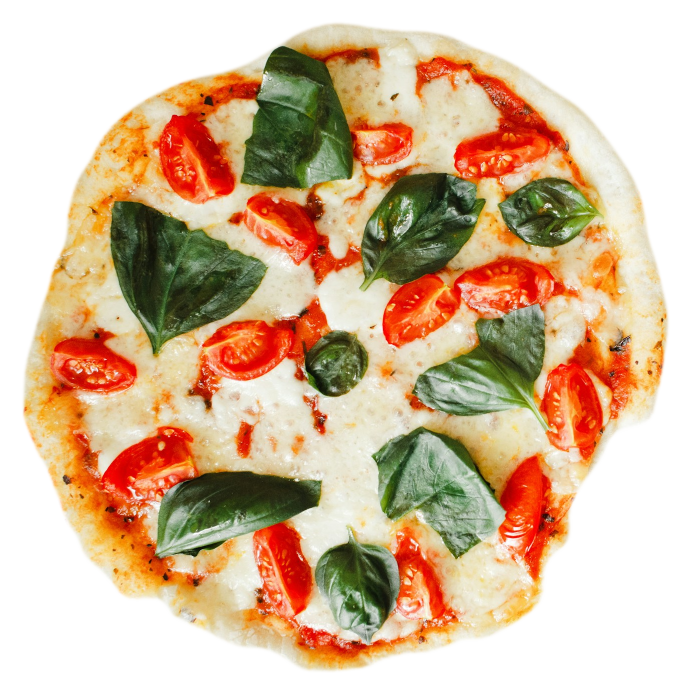
#> input picture assets-src/hero-pizza-clean.png, 1374 x 1374 px (shown at 1/2 size)
$ python smooth-cutout.py ../assets-src/hero-pizza-clean.png ../assets-src/hero-pizza-clean.png
#> lines starting #> are read from the running program, lines starting #| are printed output that depends on the picture; after the words box and inside, x2 and y2 are one past the last pixel; in counts of white or black regions, pixels touching at a corner belong together
import sys, numpy as np
from PIL import Image, ImageFilter
from scipy import ndimage as ndi
src, out = sys.argv[1], sys.argv[2]
p = np.asarray(Image.open(src)).astype(np.float32)
alpha = p[..., 3] > 128
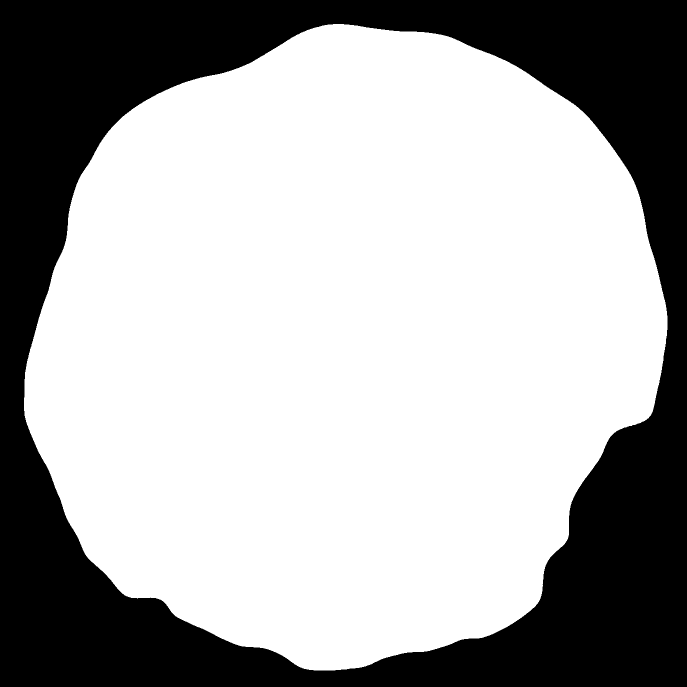
#> alpha: shape (1374, 1374) bool (shown at 1/2 size); 66.5% white; 1 black region, box (x1, y1, x2, y2) and area: (0, 0, 1374, 1374) 632233
H, W = alpha.shape
#> H = 1374; W = 1374
cy, cx = ndi.center_of_mass(alpha)
#> cy = 687.9; cx = 687.5
ang = np.linspace(0, 2*np.pi, 720, endpoint=False)
rmax = np.zeros_like(ang)
for i, t in enumerate(ang):
    rs = np.arange(0, W)
    ys = (cy + rs*np.sin(t)).astype(int); xs = (cx + rs*np.cos(t)).astype(int)
    ok = (ys >= 0) & (ys < H) & (xs >= 0) & (xs < W)
    v = alpha[ys[ok], xs[ok]]
    # first gap of >=6 px from center outward
    r = 0; gap = 0
    for k, b in enumerate(v):
        if b: r = k; gap = 0
        else:
            gap += 1
            if gap >= 6 and k > 50: break
    rmax[i] = r
#> after the loop, rmax = 720 values, max 667 at index 263, min 551 at index 61, mean 631.1
med = ndi.median_filter(rmax, size=61, mode='wrap')
#> med = 720 values, max 665 at index 629, min 562 at index 41, mean 631
r = np.minimum(rmax, med * 1.02)   # clip spikes outward
#> r has the same summary as rmax
r = ndi.gaussian_filter1d(r, 3, mode='wrap') - 6
#> r = 720 values, max 660.2 at index 637, min 545.6 at index 63, mean 625.1
yy, xx = np.mgrid[0:H, 0:W]
th = (np.arctan2(yy - cy, xx - cx)) % (2*np.pi)
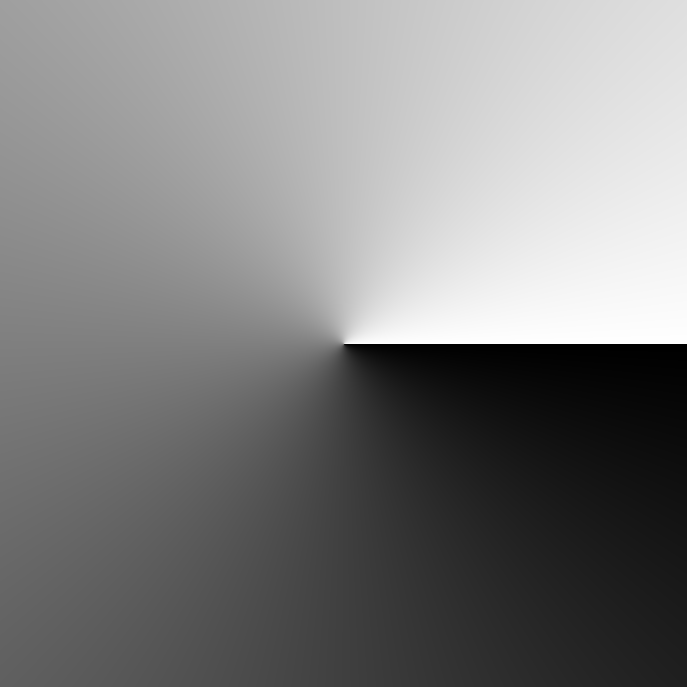
#> th: shape (1374, 1374) float64 (shown at 1/2 size); min 0.000206, max 6.28, mean 3.14; drawn with min black and max white
rr = np.hypot(yy - cy, xx - cx)
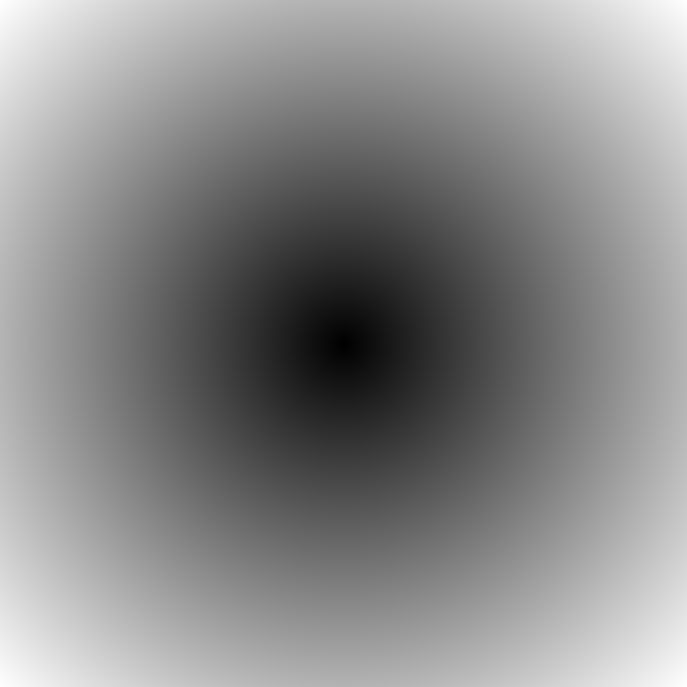
#> rr: shape (1374, 1374) float64 (shown at 1/2 size); min 0.482, max 972.5, mean 525.7; drawn with min black and max white
idx = (th / (2*np.pi) * len(ang)).astype(int) % len(ang)
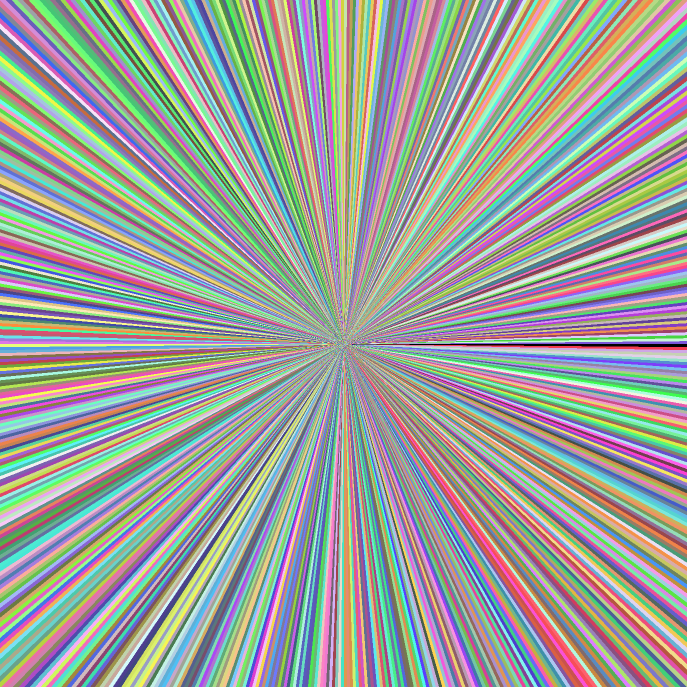
#> idx: shape (1374, 1374) int64 (shown at 1/2 size); 720 distinct labels, from 0 to 719; one colour per label, 0 black
m = rr <= r[idx]
#> m: shape (1374, 1374) bool; 65.1% white; 1 black region, box (x1, y1, x2, y2) and area: (0, 0, 1374, 1374) 658028
a = Image.fromarray((m*255).astype(np.uint8)).filter(ImageFilter.GaussianBlur(2.5))
img = Image.fromarray(p[..., :3].astype(np.uint8)); img.putalpha(a)
#> after `img = Image.fromarray(p[..., :3].astype(np.uint8))`:
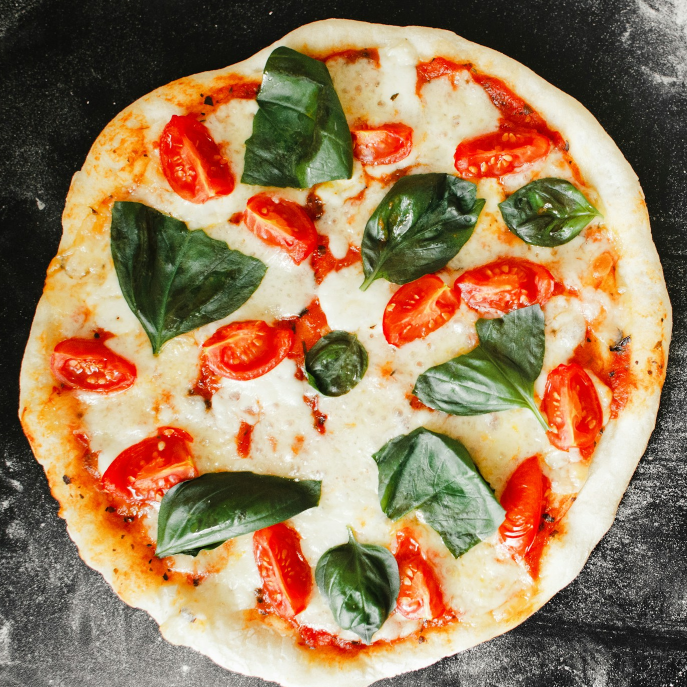
#> img: PIL image 1374x1374 RGB (shown at 1/2 size); mean R, G, B 156.1, 125.5, 93
#> after `img.putalpha(a)`:
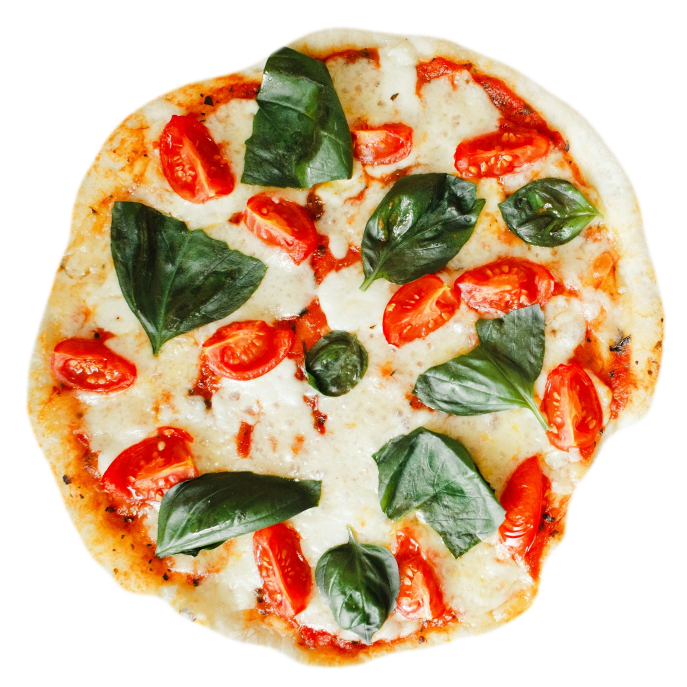
#> img: PIL image 1374x1374 RGBA (shown at 1/2 size); mean R, G, B, A 156.1, 125.5, 93, 166.1; transparent parts drawn white
# recentre on pizza
R = int(r.max()) + 20
#> R = 680
box = (int(cx-R), int(cy-R), int(cx+R), int(cy+R))
#> box = (7, 7, 1367, 1367)
img.crop(box).save(out); print(out, 2*R)
#> after `img.crop(box).save(out)`:
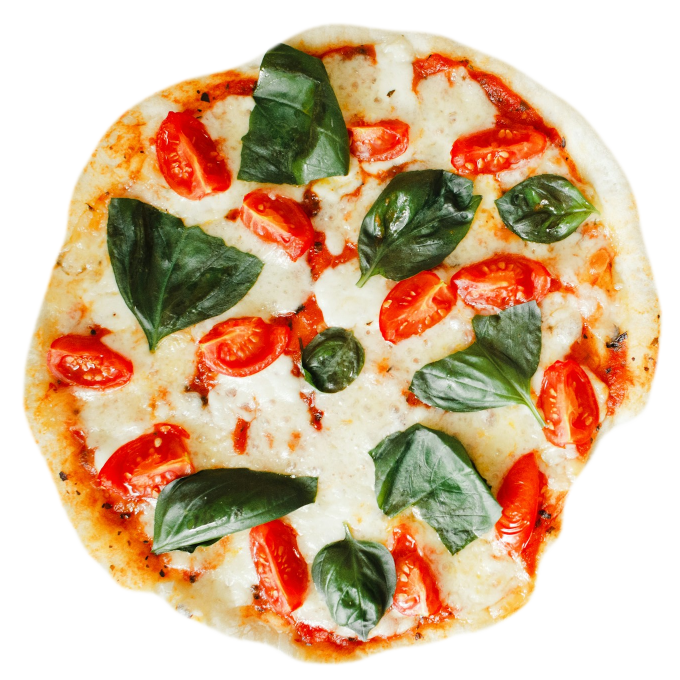
#> saved as hero-pizza-clean.png: PIL image 1360x1360 RGBA (shown at 1/2 size); mean R, G, B, A 157.8, 126.5, 93.5, 169.6; transparent parts drawn white
#| ../assets-src/hero-pizza-clean.png 1360
